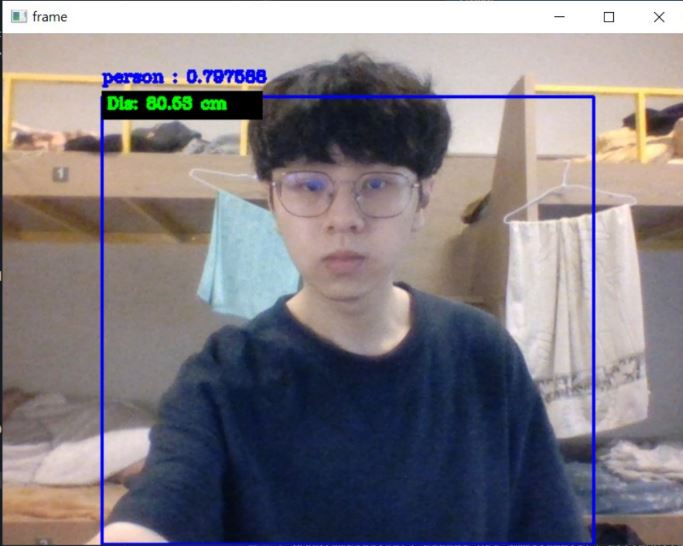
#> input picture distance/1.JPG, 683 x 546 px, given in place of the camera
$ python testdistance.py
#> lines starting #> are read from the running program, lines starting #| are printed output that depends on the picture
import cv2
import numpy as np
import serial
import time
port = serial.Serial("/dev/ttyACM0", baudrate=9600, timeout=3.0)
# 載入人臉檢測器（使用OpenCV內建的Haar分類器）
face_cascade = cv2.CascadeClassifier(cv2.data.haarcascades + 'haarcascade_frontalface_default.xml')

# 設定攝影機的參數（需根據實際情況進行調整）
focal_length = 800  # 估計的焦距，單位：像素
baseline = 10  # 立體視覺相機的基線長度，單位：任意單位（例如米）

# 初始化攝像頭
cap = cv2.VideoCapture(0)

while True:
    ret, frame = cap.read()
#> frame is the input picture: shape (546, 683, 3); mean B, G, R 131.2, 125, 130.2
    if not ret:
        break
    frame = cv2.resize(frame,(1000,600))
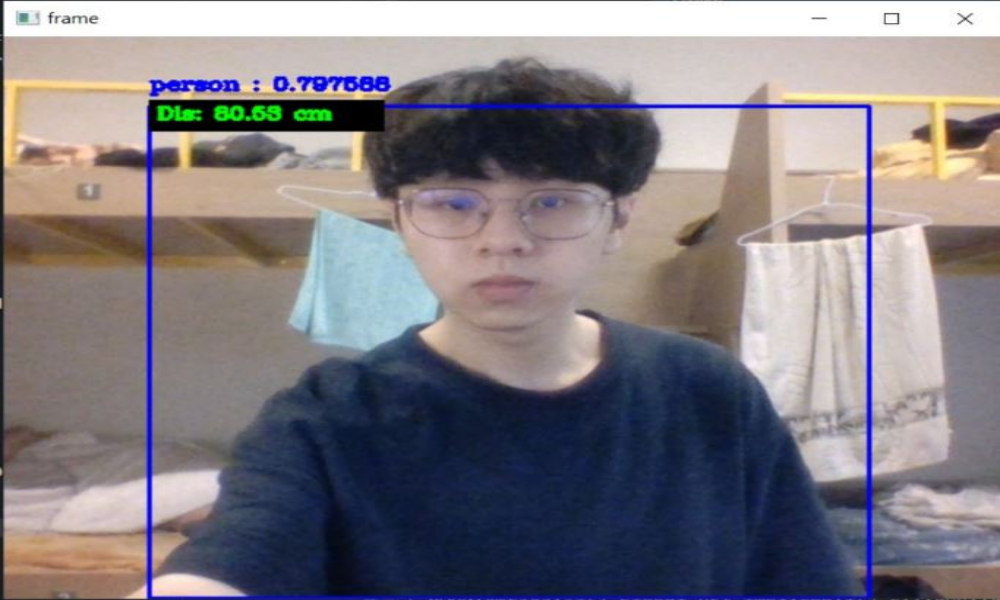
#> frame: shape (600, 1000, 3); mean B, G, R 131.1, 124.9, 130.1
    # 將影像轉為灰階
    gray = cv2.cvtColor(frame, cv2.COLOR_BGR2GRAY)
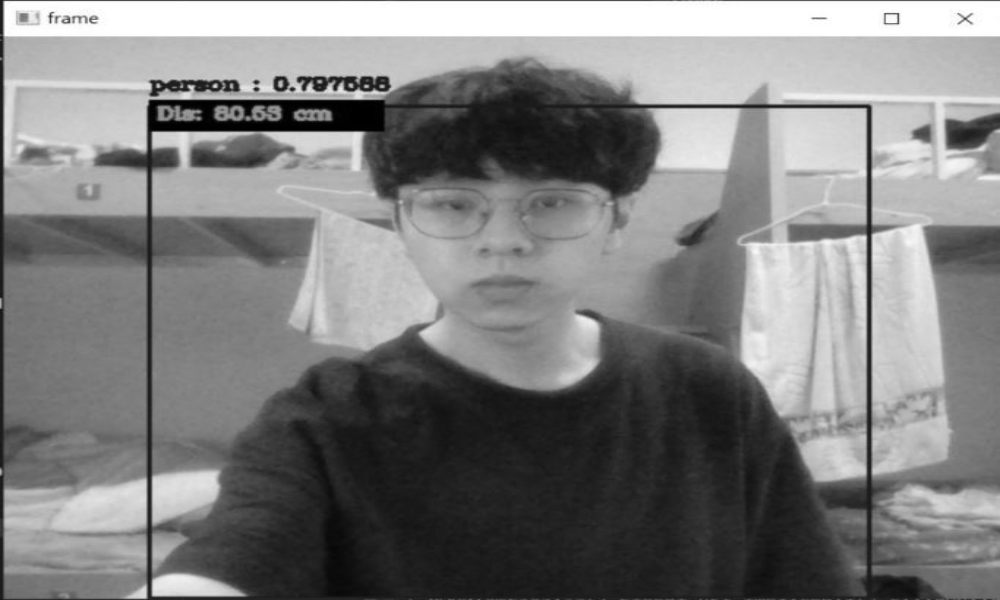
#> gray: shape (600, 1000); min 0, max 255, mean 127.2

    cv2.imshow("Camera", frame)

    # 按空格鍵拍攝照片
    key = cv2.waitKey(1)
#> (key q is pressed here)
    if key == ord(' '):
        cv2.imwrite('captured_photo.jpg', frame)
        print("照片已拍攝並保存為 captured_photo.jpg")

        # 進行人臉檢測
        faces = face_cascade.detectMultiScale(gray, scaleFactor=1.1, minNeighbors=5, minSize=(30, 30))

        for (x, y, w, h) in faces:
            # 計算人臉中心座標
            center_x = x + w // 2
            center_y = y + h // 2

            # 計算視差
            disparity = focal_length * baseline / w

            # 估算距離
            distance = disparity
            a = (distance/10)
            # 在影像上標記人臉位置並顯示距離信息
            cv2.rectangle(frame, (x, y), (x + w, y + h), (0, 255, 0), 2)
            cv2.putText(frame, f"Distance: {distance:.2f} units", (x, y - 10),
                        cv2.FONT_HERSHEY_SIMPLEX, 0.5, (0, 255, 0), 2)

        # 將距離信息寫入文件
        with open('distance.txt', 'w') as file:
            file.write(f"Distance: {distance:.2f} units")
            cv2.imwrite('captured_photo.jpg', frame)
        cv2.imshow("Camera", frame)
        cv2.waitKey(0)  # 等待按任意鍵繼續
        while (a > 1):
            port.write('W'.encode('ascii'))
            time.sleep(1)
            a = a-1
        port.write('X'.encode('ascii'))
        time.sleep(1)
        # 關閉攝影機並退出迴圈
        cap.release()
        cv2.destroyAllWindows()
        break
    elif key == ord('q'):
        break
